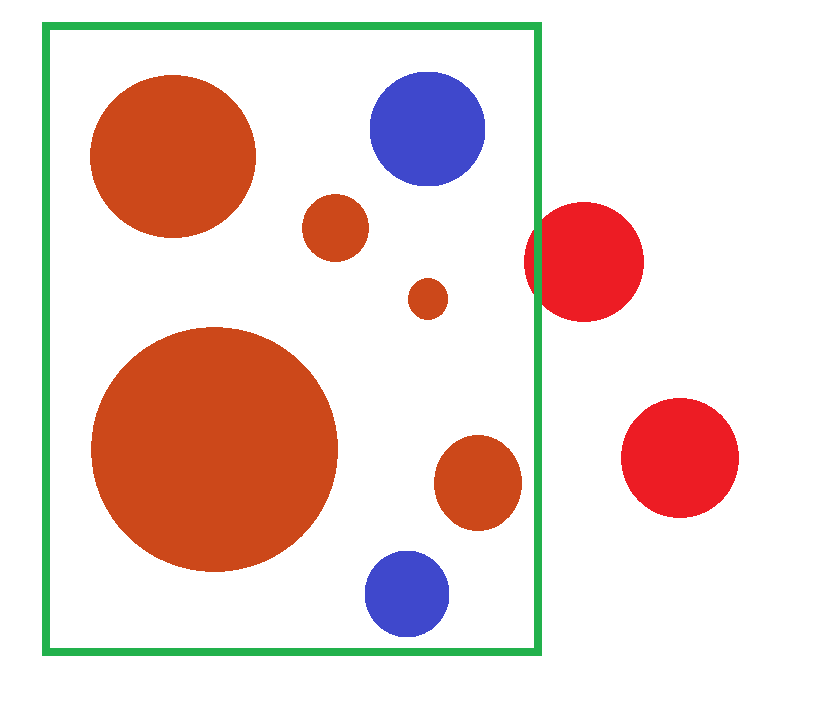
#> input picture ImagemTeste1.png, 825 x 716 px
$ python 'Trabalho_Prático_9.py'
#> lines starting #> are read from the running program, lines starting #| are printed output that depends on the picture; after the words box and inside, x2 and y2 are one past the last pixel; in counts of white or black regions, pixels touching at a corner belong together
# TP9 - Seguimento de uma forma e/ou cor em particular, com eventual mudança de cor em tempo real.
#
# Proposto: Identificar e contar esferas laranja do FUN CHALLENGE
#    Extra: Contar apenas as esferas que se encontram dentro das linhas verdes do campo
#
# Trabalho realizado por: Rodrigo de Sousa
#                         Manuel Rodrigues
#

###################################### TO DO LIST ############################################

#! TODO Meter contador de bolas de um  lado da imagem analisada com circulos à volta
#! TODO Fazer deteções de linhas verdes e só contar circulos dentro das linhas verdes (ver se
#       há linha de meio campo, para contar ou só as bolas de uma lado, ou do outro)
#! TODO Fazer videos com bolas a mexer-se dentro de campo
#! TODO Eliminar ruidos depois da calibração de cor, através de métricas de áreas da imagem
#! TODO Meter hierarchy para identificar apenas os contornos dos maior quadrado verde que encontrar
#! TODO Fazer menu com teclas de comando para alternar a contagem de bolas de um lado e outro do campo
#! TODO Fazer menu com teclas de comando para UX (para recablibrar, mudar raio de bolas etc)
#! TODO Fazer funções para compactar código

####################################### DEVELOPMENT ##########################################

import numpy as np
import cv2

# Calibrations Initial Values
FieldUT    = 1
FieldLT    = 1
BallUT     = 1
BallLT     = 1
MaxRadius  = 1
MinRadius  = 1
AccumThsld = 10

# Variables Initial Values
contours = None

# Getting video feed from camera
#videoFeed = cv2.VideoCapture(1)

image = cv2.imread("ImagemTeste1.png")
#> image is the input picture: shape (716, 825, 3); mean B, G, R 209, 214.4, 235.4

# To create trackbar windows
table = cv2.imread("UI_Image.png")
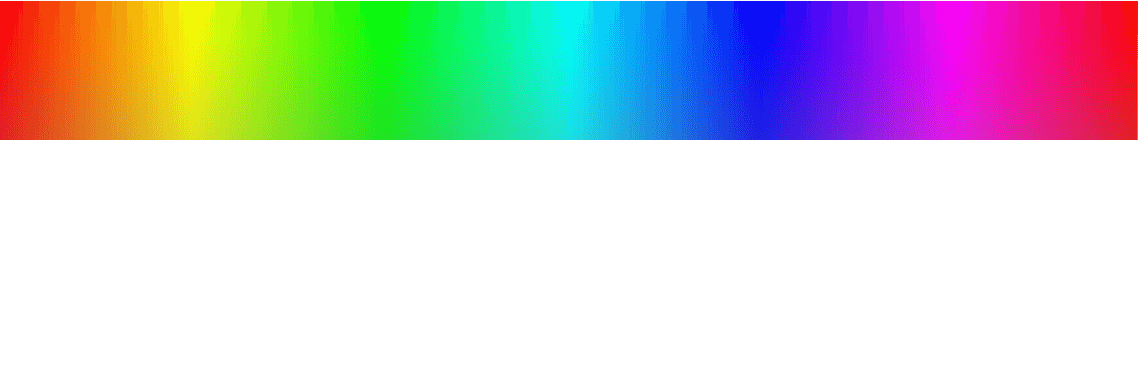
#> input picture UI_Image.png, 1138 x 369 px
#> table is the input picture: shape (369, 1138, 3); mean B, G, R 207.1, 207.2, 206.9
#> (key Esc is pressed here)

def Map(x):
#> called with x = 10
    temp=table.copy()
    cv2.rectangle(temp, (int(BallLT *6.42), 0), (int(BallUT *6.42), 140), (127, 127, 127), 2)
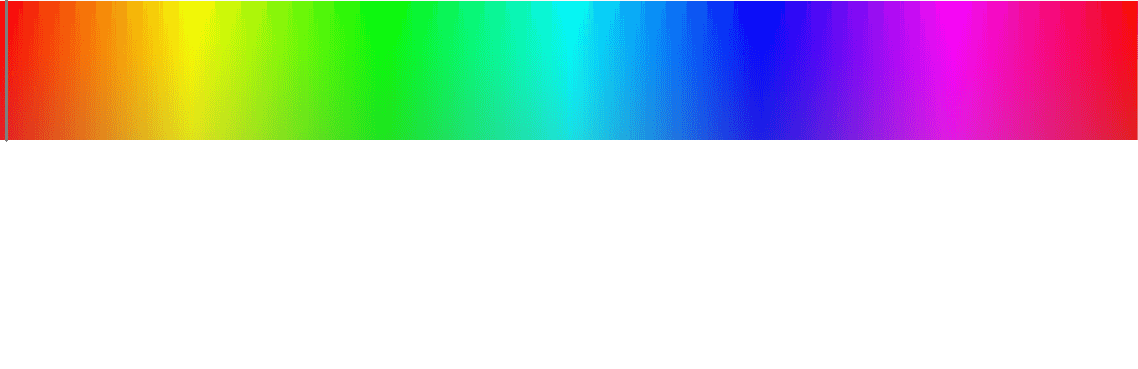
#> temp: shape (369, 1138, 3); 0.1% of pixels changed, all inside (x1, y1, x2, y2) = (5, 0, 8, 142)
    cv2.rectangle(temp, (int(FieldLT*6.42), 0), (int(FieldUT*6.42), 140), (127, 127, 127), 2)
    cv2.circle(temp, (380, 254), int(MinRadius*0.5), (255,0,0), 2)
#> temp: shape (369, 1138, 3); under 0.01% of pixels changed, all inside (x1, y1, x2, y2) = (379, 253, 382, 256)
    cv2.circle(temp, (760, 254), int(MaxRadius*0.5), (255,0,0), 2)
#> temp: shape (369, 1138, 3); mean B, G, R 207.2, 207.3, 206.8
    cv2.imshow(window_name, temp)

window_name = 'Calibrations'
cv2.namedWindow(window_name)
cv2.createTrackbar('Field LT',window_name,1,179, Map)
cv2.createTrackbar('Field UT',window_name,10,179, Map)
cv2.createTrackbar('Ball LT',window_name,1,179, Map)
cv2.createTrackbar('Ball UT',window_name,10,179, Map)
cv2.createTrackbar('Min Radius',window_name,1,200, Map)
cv2.createTrackbar('Max Radius',window_name,10,200, Map)
cv2.createTrackbar('Acc.',window_name,10,200, Map)

#Displaying the feed
# ret, frame = videoFeed.read()
# while (ret and cv2.waitKey(1)!=27):
while (cv2.waitKey(1)!=27):

    # Working Image
    if contours is None:
        temp=image.copy()
        cv2.imshow('Detected Circles',temp)

    # Conversion to HSV
    hsv = cv2.cvtColor(image, cv2.COLOR_BGR2HSV)

    # Field Area Detection
    # Filter lower and upper bound
    FieldLT = cv2.getTrackbarPos('Field LT', window_name)
    FieldUT = cv2.getTrackbarPos('Field UT', window_name)
    FieldMinColor = np.array([FieldLT, 20, 20])
    FieldMaxColor = np.array([FieldUT, 255, 255])
    FAD_filtered = cv2.inRange(hsv, FieldMinColor, FieldMaxColor)

    # Define structuring element
    kernel = cv2.getStructuringElement(cv2.MORPH_RECT,(5,5))
    # Opening to remove noise from the feed
    opening = cv2.morphologyEx(FAD_filtered, cv2.MORPH_OPEN, kernel)
    # Closing to have clear edges
    FAD_denoised = cv2.morphologyEx(opening, cv2.MORPH_CLOSE, kernel)

    # Find contours in the binary mask
    contours, _ = cv2.findContours(FAD_denoised, cv2.RETR_EXTERNAL, cv2.CHAIN_APPROX_SIMPLE)

    # Iterate through the contours
    for contour in contours:
        # Approximate the contour to a polygon
        epsilon = 0.02 * cv2.arcLength(contour, closed=True)
        approx = cv2.approxPolyDP(contour, epsilon, closed=True)

        # Check if the polygon has four vertices (a square)
        if len(approx) == 4:
            # Draw a bounding box around the square
            x, y, w, h = cv2.boundingRect(contour)

            # Extract the region inside the squares
            region_of_interest = hsv[y:y+h, x:x+w]
            blurred_ROI = cv2.medianBlur(region_of_interest, 9)

            # Ball Detection
            # Filter lower and upper bound
            BallLT = cv2.getTrackbarPos('Ball LT', window_name)
            BallUT = cv2.getTrackbarPos('Ball UT', window_name)
            BallMinColor = np.array([BallLT, 20, 20])
            BallMaxColor = np.array([BallUT, 255, 255])
            BD_filtered = cv2.inRange(blurred_ROI, BallMinColor, BallMaxColor)

            MinRadius = cv2.getTrackbarPos('Min Radius', window_name)
            MaxRadius = cv2.getTrackbarPos('Max Radius', window_name)
            AccumThsld = cv2.getTrackbarPos('Acc.', window_name)
            MinDistCircles = 100
            circles = cv2.HoughCircles(BD_filtered,cv2.HOUGH_GRADIENT,1,MinDistCircles,
                                            param1=10,param2=AccumThsld,minRadius=MinRadius,maxRadius=MaxRadius)

            temp=image.copy()[y:y+h, x:x+w]
            if circles is not None:
                circles = np.uint16(np.around(circles))
                for i in circles[0,:]:
                    cv2.circle(temp,(i[0],i[1]),i[2],(255,0,0),2)
                    cv2.circle(temp,(i[0],i[1]),2,(0,255,255),2)
                number_circles = circles.shape[1]
                print(number_circles)
            cv2.imshow('Detected Circles',temp)
        else:
            contours = None

#     ret, frame = videoFeed.read()
# videoFeed.release()

cv2.waitKey(0)
cv2.destroyAllWindows()

# [21 lines of commented-out code are left out]
